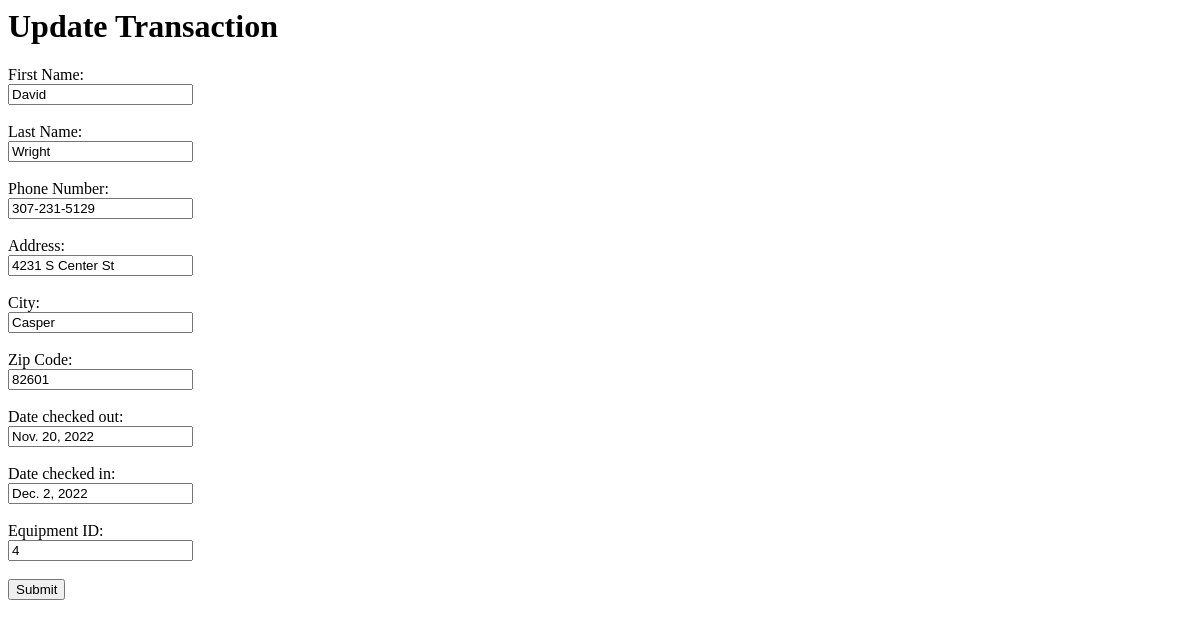
The app's page /update1/9, older data.
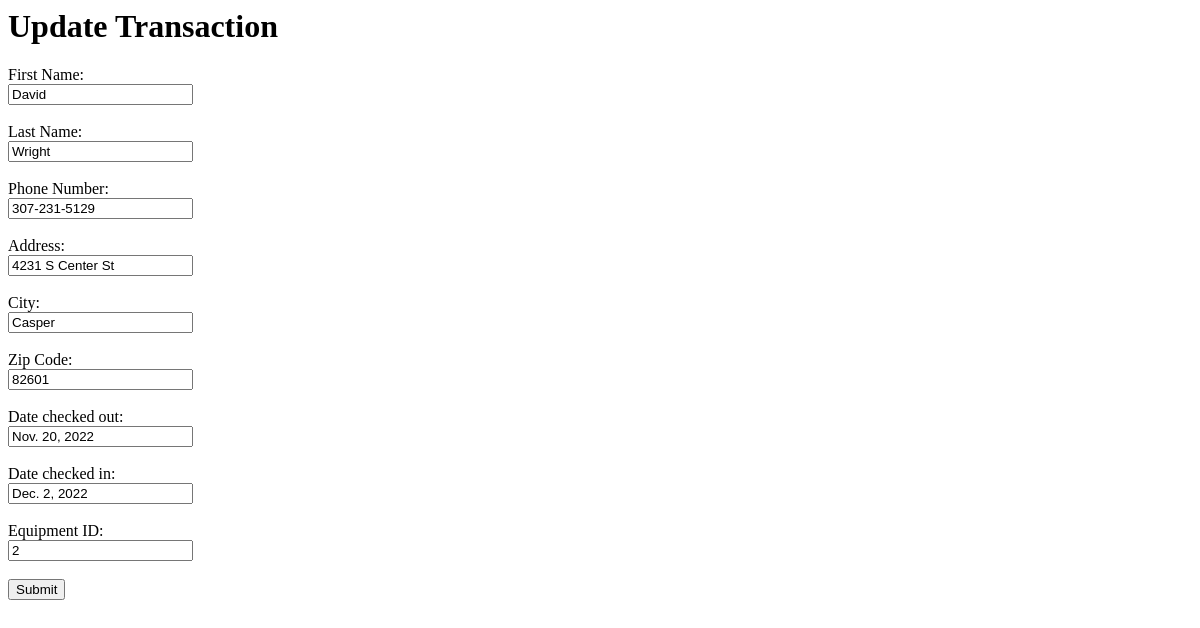
The same page, newer data.
### loans/models.py (models this page shows)
class Loans(models.Model):
    first_name = models.CharField(max_length=50)
    last_name = models.CharField (max_length=50)
    phone_number = models.CharField(max_length=20)
    address = models.CharField(max_length=50)
    city = models.CharField(max_length=20)
    zip = models.IntegerField()
    date_out = models.DateField(blank=True, null=True)
    date_in = models.DateField(blank=True, null=True)
    equip_id = models.IntegerField(blank=True, null=True)

### loans/views.py (the view)
# urls.py: path('update1/<int:id>', views.update1, name='update1'),
def update1(request, id):
 clients = Loans.objects.get(id=id)
 template = loader.get_template('update1.html')
 context = {
   'clients': clients,
 }
 return HttpResponse(template.render(context, request))

### loans/templates/update1.html (shortened to what this page needs)
<h1>Update Transaction</h1>
<form action="updaterecord1/{{ clients.id }}" method="post">
First Name:<br>
<input name="first_name" value="{{ clients.first_name }}">
<br><br>
Last Name:<br>
<input name="last_name" value="{{ clients.last_name }}">
<br><br>
Phone Number:<br>
<input name="phone_number" value="{{ clients.phone_number }}">
<br><br>
Address:<br>
<input name="address" value="{{ clients.address }}">
<br><br>
City:<br>
<input name="city" value="{{ clients.city }}">
<br><br>
Zip Code:<br>
<input name="zip" value="{{ clients.zip }}">
<br><br>
Date checked out:<br>
<input name="date_out" value="{{ clients.date_out }}">
<br><br>
Date checked in:<br>
<input name="date_in" value="{{ clients.date_in }}">
<br><br>
Equipment ID:<br>
<input name="equip_id" value="{{ clients.equip_id }}">
<br><br>
<input type="submit" value="Submit">
</form>

Row changes from the older to the newer data that the page shows:
changed Loans "David": equip_id "4" → "2"
